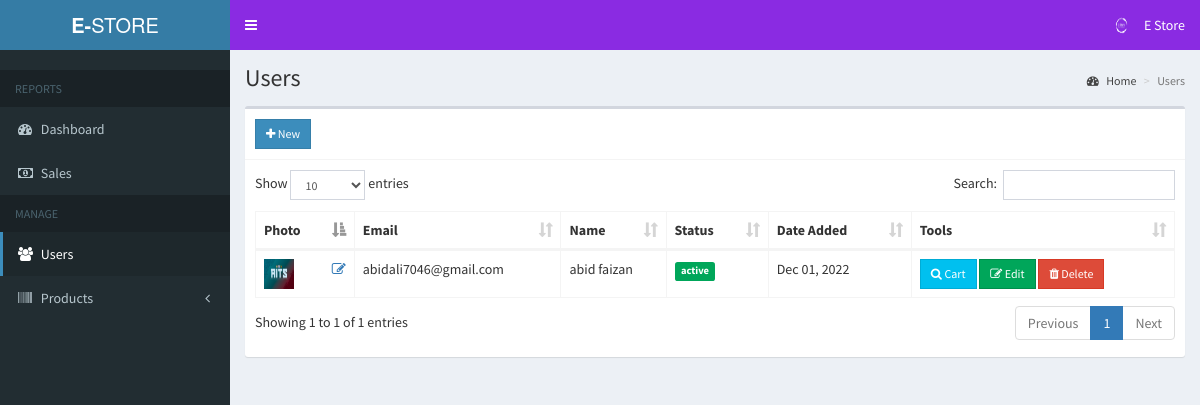
The page /admin/users.php (signed in) on the database its author committed.
### tables this page shows
CREATE TABLE `users` (
  `id` int(11) NOT NULL,
  `email` varchar(200) NOT NULL,
  `password` varchar(60) NOT NULL,
  `type` int(1) NOT NULL,
  `firstname` varchar(50) NOT NULL,
  `lastname` varchar(50) NOT NULL,
  `address` text NOT NULL,
  `contact_info` varchar(100) NOT NULL,
  `photo` varchar(200) NOT NULL,
  `status` int(1) NOT NULL,
  `activate_code` varchar(15) NOT NULL,
  `reset_code` varchar(15) NOT NULL,
  `created_on` date NOT NULL
);

### admin/includes/session.php (called while the page is built, shortened)
<?php
	include '../includes/conn.php';
	$conn = $pdo->open();
	$stmt = $conn->prepare("SELECT * FROM users WHERE id=:id");
	$stmt->execute(['id'=>$_SESSION['admin']]);
	$admin = $stmt->fetch();
?>

### admin/users.php (the view, shortened to what this page needs)
<?php include 'includes/session.php'; ?>
<?php include 'includes/header.php'; ?>
<body class="hold-transition skin-blue sidebar-mini">
<div class="wrapper">
  <?php include 'includes/navbar.php'; ?>
  <?php include 'includes/menubar.php'; ?>
  <div class="content-wrapper">
    <section class="content-header">
      <h1>
        Users
      </h1>
      <ol class="breadcrumb">
        <li><a href="#"><i class="fa fa-dashboard"></i> Home</a></li>
        <li class="active">Users</li>
      </ol>
    </section>
    <section class="content">
      <div class="row">
        <div class="col-xs-12">
          <div class="box">
            <div class="box-header with-border">
              <a href="#addnew" data-toggle="modal" class="btn btn-primary btn-sm btn-flat"><i class="fa fa-plus"></i> New</a>
            </div>
            <div class="box-body">
              <table id="example1" class="table table-bordered">
                <thead>
                  <th>Photo</th>
                  <th>Email</th>
                  <th>Name</th>
                  <th>Status</th>
                  <th>Date Added</th>
                  <th>Tools</th>
                </thead>
                <tbody>
                  <?php
                    $conn = $pdo->open();
                    try{
                      $stmt = $conn->prepare("SELECT * FROM users WHERE type=:type");
                      $stmt->execute(['type'=>0]);
                      foreach($stmt as $row){
                        $image = (!empty($row['photo'])) ? '../images/'.$row['photo'] : '../images/profile.jpg';
                        $status = ($row['status']) ? '<span class="label label-success">active</span>' : '<span class="label label-danger">not verified</span>';
                        $active = (!$row['status']) ? '<span class="pull-right"><a href="#activate" class="status" data-toggle="modal" data-id="'.$row['id'].'"><i class="fa fa-check-square-o"></i></a></span>' : '';
                        echo "
                          <tr>
                            <td>
                              <img src='".$image."' height='30px' width='30px'>
                              <span class='pull-right'><a href='#edit_photo' class='photo' data-toggle='modal' data-id='".$row['id']."'><i class='fa fa-edit'></i></a></span>
                            </td>
                            <td>".$row['email']."</td>
                            <td>".$row['firstname'].' '.$row['lastname']."</td>
                            <td>
                              ".$status."
                              ".$active."
                            </td>
                            <td>".date('M d, Y', strtotime($row['created_on']))."</td>
                            <td>
                              <a href='cart.php?user=".$row['id']."' class='btn btn-info btn-sm btn-flat'><i class='fa fa-search'></i> Cart</a>
                              <button class='btn btn-success btn-sm edit btn-flat' data-id='".$row['id']."'><i class='fa fa-edit'></i> Edit</button>
                              <button class='btn btn-danger btn-sm delete btn-flat' data-id='".$row['id']."'><i class='fa fa-trash'></i> Delete</button>
                            </td>
                          </tr>
                        ";
                      }
                    }
                    catch(PDOException $e){
                      echo $e->getMessage();
                    }
                  ?>
                </tbody>
              </table>
            </div>
          </div>
        </div>
      </div>
    </section>
  </div>
</div>
</body>
</html>

### admin/includes/navbar.php (shortened to what this page needs)
<header class="main-header">
  <a href="#" class="logo">
    <span class="logo-lg"><b>E-</b>STORE</span>
  </a>
  <nav class="navbar navbar-static-top">
    <a href="#" class="sidebar-toggle" data-toggle="push-menu" role="button">
    </a>
    <div class="navbar-custom-menu">
      <ul class="nav navbar-nav">
        <li class="dropdown user user-menu">
          <a href="#" class="dropdown-toggle" data-toggle="dropdown">
            <img src="<?php echo (!empty($admin['photo'])) ? '../images/'.$admin['photo'] : '../images/profile.jpg'; ?>" class="user-image" alt="User Image">
            <span class="hidden-xs"><?php echo $admin['firstname'].' '.$admin['lastname']; ?></span>
          </a>
        </li>
      </ul>
    </div>
  </nav>
</header>

### rows shown on the page
users: photo (picture), firstname "E", lastname "Store"
users: photo (picture), email "abidali7046@gmail.com", firstname "abid", lastname "faizan", status "active", created_on "Dec 01, 2022"
